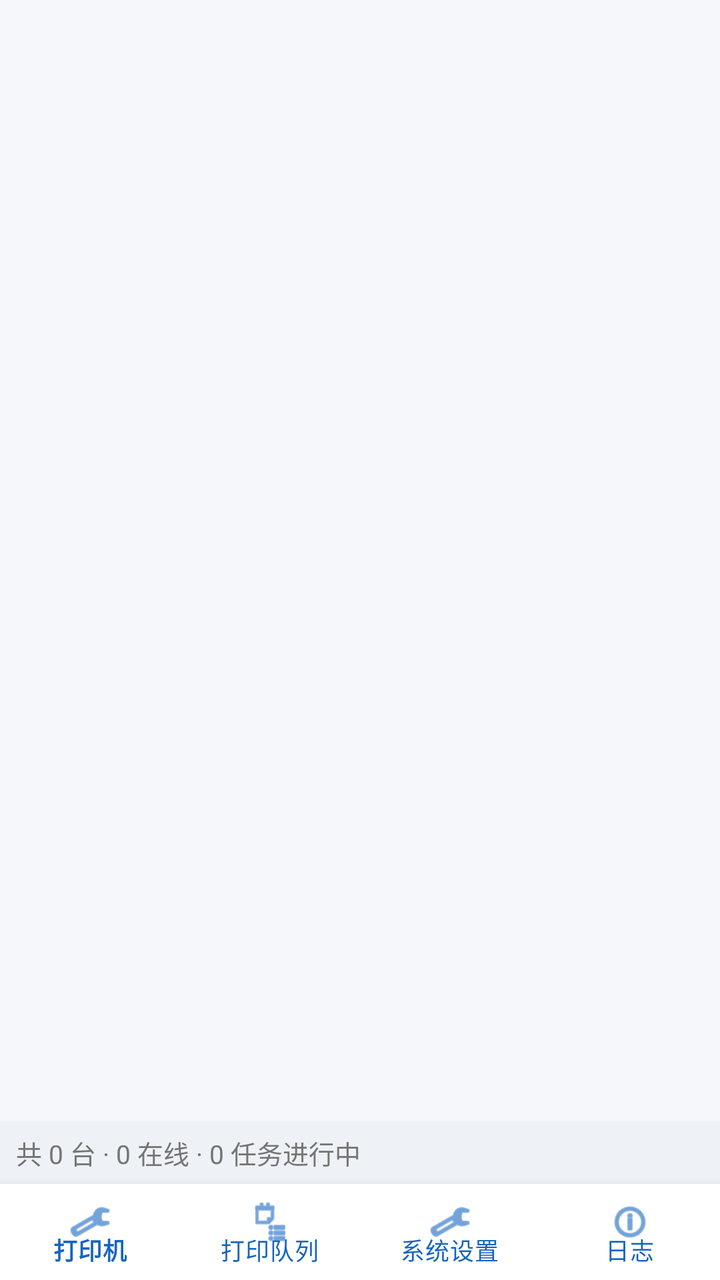
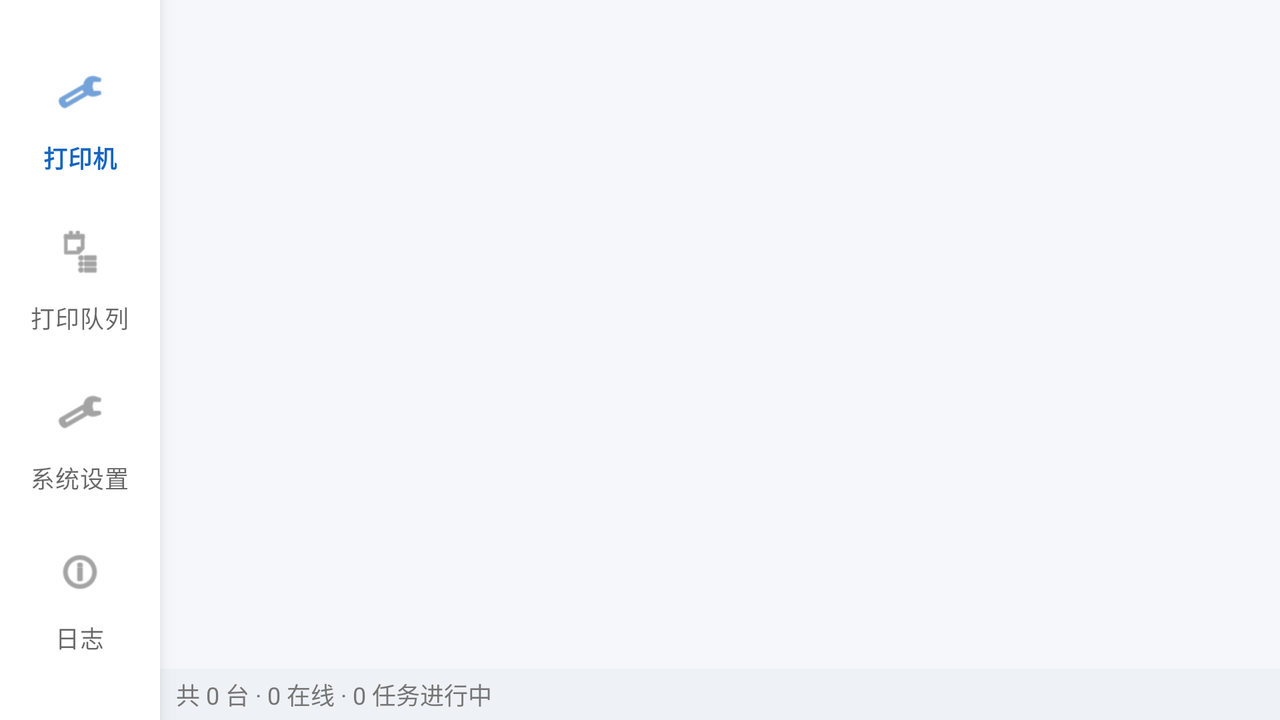

Compare how this app lays out the same screen by default and in its alternative resource folder. The renders come first, then the two layout files and the values they reference.
<!-- AndroidManifest.xml: application theme Theme.Congmingpay -->
<!-- res/layout/activity_main.xml -->
<?xml version="1.0" encoding="utf-8"?>
<LinearLayout xmlns:android="http://schemas.android.com/apk/res/android"
    xmlns:app="http://schemas.android.com/apk/res-auto"
    android:id="@+id/root"
    android:layout_width="match_parent"
    android:layout_height="match_parent"
    android:orientation="vertical"
    android:background="@color/surface">

    <FrameLayout
        android:id="@+id/content_frame"
        android:layout_width="match_parent"
        android:layout_height="0dp"
        android:layout_weight="1" />

    <TextView
        android:id="@+id/status_bar"
        android:layout_width="match_parent"
        android:layout_height="wrap_content"
        android:paddingStart="@dimen/content_padding"
        android:paddingEnd="@dimen/content_padding"
        android:paddingTop="6dp"
        android:paddingBottom="6dp"
        android:background="@color/status_bar_bg"
        android:textColor="@color/text_secondary"
        android:textSize="@dimen/status_bar_text_size"
        android:maxLines="1"
        android:ellipsize="end"
        android:text="共 0 台 · 0 在线 · 0 任务进行中" />

    <com.google.android.material.bottomnavigation.BottomNavigationView
        android:id="@+id/main_nav"
        android:layout_width="match_parent"
        android:layout_height="wrap_content"
        android:background="@color/card_bg"
        app:labelVisibilityMode="labeled"
        app:itemHorizontalTranslationEnabled="false"
        app:menu="@menu/bottom_nav_menu" />

</LinearLayout>
<!-- resources referenced by this layout -->
<resources>
  <color name="card_bg">#FFFFFF</color>
  <color name="status_bar_bg">#EEF2F6</color>
  <color name="surface">#F5F7FA</color>
  <color name="text_secondary">#757575</color>
  <dimen name="content_padding">8dp</dimen>
  <dimen name="status_bar_text_size">13sp</dimen>
  <style name="Theme.Congmingpay" parent="Theme.MaterialComponents.DayNight.NoActionBar">
          <item name="colorPrimary">@color/primary</item>
          <item name="colorPrimaryDark">@color/primary_dark</item>
          <item name="colorAccent">@color/accent</item>
          <item name="android:statusBarColor">@color/primary_dark</item>
          <item name="android:navigationBarColor">@color/card_bg</item>
          <item name="android:windowBackground">@color/surface</item>
          <item name="bottomNavigationStyle">@style/Widget.Congmingpay.BottomNav</item>
          
          <item name="android:fitsSystemWindows">false</item>
      </style>
  <color name="primary">#1565C0</color>
  <color name="primary_dark">#0D47A1</color>
  <color name="accent">#00897B</color>
  <style name="Widget.Congmingpay.BottomNav" parent="Widget.MaterialComponents.BottomNavigationView">
          <item name="itemIconTint">@color/primary</item>
          <item name="itemTextColor">@color/primary</item>
          <item name="backgroundTint">@color/card_bg</item>
          <item name="itemIconSize">22dp</item>
          <item name="android:minHeight">48dp</item>
      </style>
</resources>
<!-- res/layout-land/activity_main.xml (the repository's variant of the layout above) -->
<!-- drawn on the phone turned sideways -->
<?xml version="1.0" encoding="utf-8"?>
<LinearLayout xmlns:android="http://schemas.android.com/apk/res/android"
    xmlns:app="http://schemas.android.com/apk/res-auto"
    android:id="@+id/root"
    android:layout_width="match_parent"
    android:layout_height="match_parent"
    android:orientation="horizontal"
    android:background="@color/surface">

    <com.google.android.material.navigationrail.NavigationRailView
        android:id="@+id/main_nav"
        android:layout_width="@dimen/nav_rail_width"
        android:layout_height="match_parent"
        android:background="@color/card_bg"
        app:menu="@menu/bottom_nav_menu"
        app:labelVisibilityMode="labeled"
        app:menuGravity="center" />

    <LinearLayout
        android:layout_width="0dp"
        android:layout_height="match_parent"
        android:layout_weight="1"
        android:orientation="vertical">

        <FrameLayout
            android:id="@+id/content_frame"
            android:layout_width="match_parent"
            android:layout_height="0dp"
            android:layout_weight="1" />

        <TextView
            android:id="@+id/status_bar"
            android:layout_width="match_parent"
            android:layout_height="wrap_content"
            android:paddingStart="@dimen/content_padding"
            android:paddingEnd="@dimen/content_padding"
            android:paddingTop="4dp"
            android:paddingBottom="4dp"
            android:background="@color/status_bar_bg"
            android:textColor="@color/text_secondary"
            android:textSize="@dimen/status_bar_text_size"
            android:maxLines="1"
            android:ellipsize="end"
            android:text="共 0 台 · 0 在线 · 0 任务进行中" />
    </LinearLayout>

</LinearLayout>
<!-- resources referenced by the variant -->
<!-- as the phone turned sideways resolves them -->
<resources>
  <color name="card_bg">#FFFFFF</color>
  <color name="status_bar_bg">#EEF2F6</color>
  <color name="surface">#F5F7FA</color>
  <color name="text_secondary">#757575</color>
  <dimen name="content_padding">8dp</dimen>
  <dimen name="nav_rail_width">80dp</dimen>
  <!-- from res/values-land/ -->
  <dimen name="status_bar_text_size">12sp</dimen>
  <style name="Theme.Congmingpay" parent="Theme.MaterialComponents.DayNight.NoActionBar">
          <item name="colorPrimary">@color/primary</item>
          <item name="colorPrimaryDark">@color/primary_dark</item>
          <item name="colorAccent">@color/accent</item>
          <item name="android:statusBarColor">@color/primary_dark</item>
          <item name="android:navigationBarColor">@color/card_bg</item>
          <item name="android:windowBackground">@color/surface</item>
          <item name="bottomNavigationStyle">@style/Widget.Congmingpay.BottomNav</item>
          
          <item name="android:fitsSystemWindows">false</item>
      </style>
  <color name="primary">#1565C0</color>
  <color name="primary_dark">#0D47A1</color>
  <color name="accent">#00897B</color>
  <style name="Widget.Congmingpay.BottomNav" parent="Widget.MaterialComponents.BottomNavigationView">
          <item name="itemIconTint">@color/primary</item>
          <item name="itemTextColor">@color/primary</item>
          <item name="backgroundTint">@color/card_bg</item>
          <item name="itemIconSize">22dp</item>
          <item name="android:minHeight">48dp</item>
      </style>
</resources>
